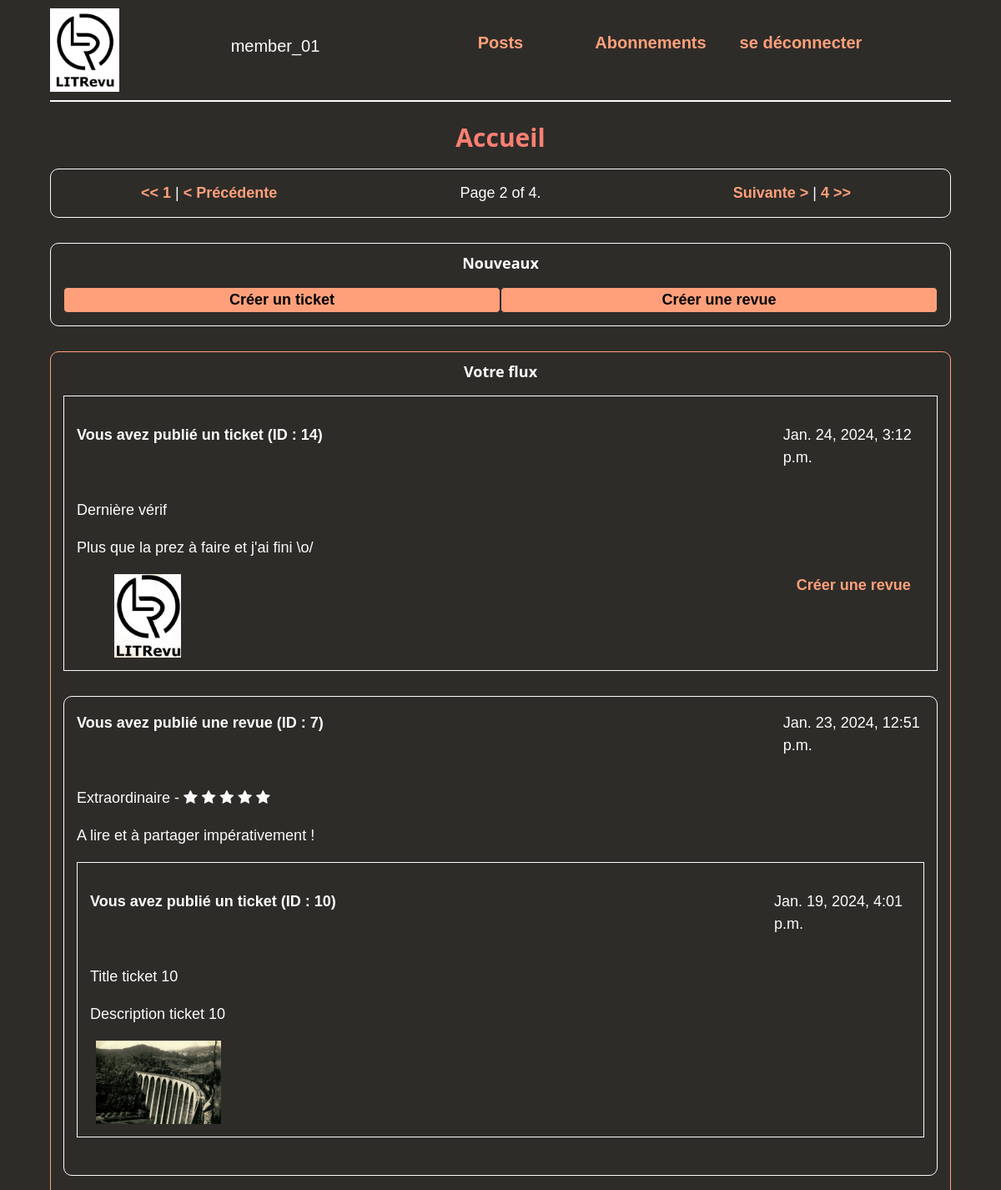
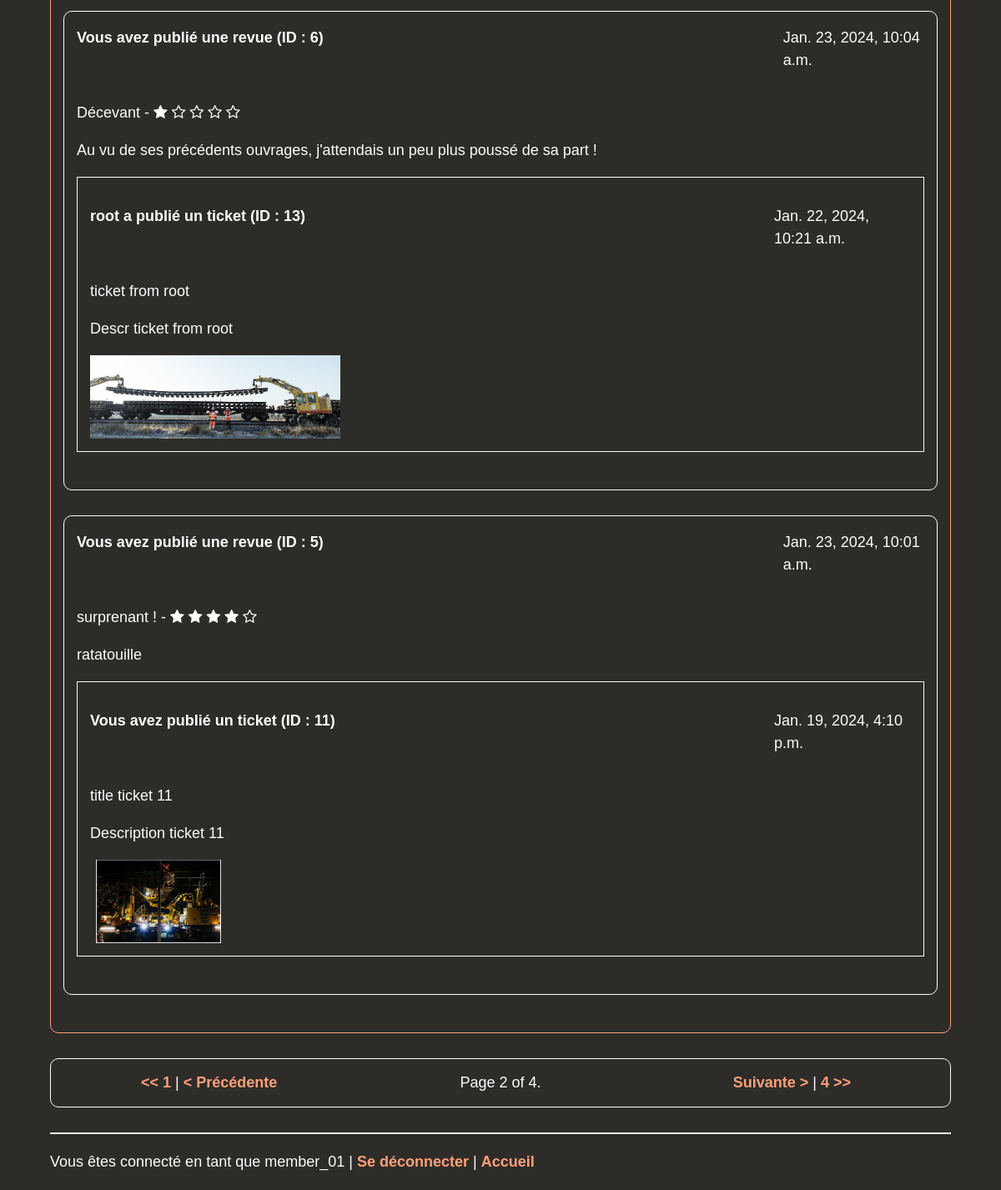
Screenshot of /home/?page=2 (signed in) with the database file from the repository (2 pictures, top to bottom).
### reviews/models.py (models this page shows)
class Ticket(models.Model):
    title = models.CharField(
        max_length=128,
    )
    description = models.TextField(
        max_length=2048,
    )
    user = models.ForeignKey(
        settings.AUTH_USER_MODEL,
        on_delete=models.CASCADE,
    )
    image = models.ImageField(
        null=True,
        blank=True,
    )
    time_created = models.DateTimeField(
        auto_now_add=True,
    )

class Review(models.Model):
    ticket = models.ForeignKey(
        Ticket,
        on_delete=models.CASCADE,
        blank=True,
    )
    rating = models.PositiveSmallIntegerField(
        validators=[
            MinValueValidator(0),
            MaxValueValidator(5)
        ]
    )
    user = models.ForeignKey(
        settings.AUTH_USER_MODEL,
        on_delete=models.CASCADE,
    )
    headline = models.CharField(
        max_length=128,
    )
    body = models.TextField(
        max_length=8192,
        blank=True,
    )
    time_created = models.DateTimeField(
        auto_now_add=True,
    )

### reviews/views.py (the view)
# urls.py: 2. Add a URL to urlpatterns:  path('', views.home, name='home')
@login_required
def home(request):
    header = 'Accueil'
    user = request.user
    f_users = helpers.followed_users(user)
    """ The users' reviews and the reviews from his/her subscriptions'
        with the belonging tickets.
    """
    reviews = helpers.get_users_viewable_reviews(user)
    reviews = reviews.annotate(
        content_type=Value("REVIEW", CharField()))
    """ The users' tickets and the tickets from his/her subscriptions'
        with the belonging reviews, excluding the tickets already stored with a review.
    """
    tickets = helpers.get_users_viewable_tickets(user, reviews)
    tickets = tickets.annotate(content_type=Value("TICKET", CharField()))
    " combine and sort the two types of posts. "
    posts = sorted(
        chain(reviews, tickets),
        key=lambda post: post.time_created,
        reverse=True
    )
    " Pagination with 4 posts per page. "
    paginator = Paginator(posts, 4)
    page = request.GET.get("page")
    page_obj = paginator.get_page(page)
    return render(
        request, 'rev/home.html', context={
            'header': header,
            'user': user,
            'followed': f_users,
            'posts': posts,
            "page_obj": page_obj,
        }
    )

### reviews/utils/helpers.py (called while the page is built)
def followed_users(user):
    f_users = UserFollows.objects.filter(user=user)
    return f_users

def get_users_viewable_reviews(user):
    reviews = Review.objects.select_related("ticket").filter(
        Q(user__in=UserFollows.objects.filter(user=user)\
            .values("followed_user")) | Q(user=user)
    )
    return reviews

def get_users_viewable_tickets(user, reviews):
    tickets = Ticket.objects.filter(
        Q(user__in=UserFollows.objects.filter(user=user)\
        .values("followed_user")) | Q(user=user)
    ).exclude(id__in=reviews.values("ticket_id"))
    return tickets

### reviews/templates/rev/home.html (shortened to what this page needs)
{% extends 'base.html' %}
    {% block content %}
    {% include 'rev/includes/pagination.html' %}
    <section class="w3-row new_buttons">
        <h5 class="text_center bold">Nouveaux</h5>
        <div class="w3-col m6">
            <form action="../create_ticket" method="GET">
                <button type="submit">Créer un ticket</button>
            </form>
        </div>
        <div class="w3-col m6">
            <form action="../create_new_review" method="GET">
                <button type="submit">Créer une revue</button>
            </form>
        </div>
    </section>
    <div class="cadre">
        <h5 class="w3-center bold">Votre flux</h5>
        {% for post in page_obj %}
            {% if post.content_type == 'REVIEW' %}
                <div class="review">
                    <div class="w3-row">
                        <p class="bold w3-col m10">
                            {% if post.user == user %}
                            Vous avez
                            {% endif %}
                             publié une revue (ID : {{ post.id }})
                        </p>
                        <p class="w3-col m2">{{ post.time_created }} </p>
                    </div>
                    {% include 'rev/includes/review_snippet.html' %}
                    <div class="ticket">
                        <div class="w3-row">
                            <p class="bold w3-col m10">{% if post.ticket.user.username == user.username %}
                                    Vous avez
                                {% else %}
                                    {{ post.ticket.user.username }} a
                                {% endif %}
                                publié un ticket (ID : {{ post.ticket.id }})
                            </p>
                            <p class="w3-col m2">{{ post.ticket.time_created }} </p>
                        </div>
                        <p>{{ post.ticket.title }} </p>
                        <p>{{ post.ticket.description }} </p>
                        <div class="w3-row">
                            <div class="w3-col m2">
                                <img src="../../../reviews/images/{{ post.ticket.image }}"
                                    alt="Image ticket {{ t.ticket.id }}" height="100px">
                            </div>
                            <div class="w3-col m10">
                            </div>
                        </div>
                    </div>
                </div>
            {% elif post.content_type == 'TICKET' %}
                <div class="ticket">
                    <div class="w3-row">
                        <p class="bold w3-col m10">
                            {% if post.user == user %}
                            Vous avez
                            {% endif %}
                            publié un ticket (ID : {{ post.id }})
                        </p>
                        <p class="w3-col m2">{{ post.time_created }} </p>
                    </div>
                    <p>{{ post.title }} </p>
                    <p>{{ post.description }} </p>
                    <div class="w3-row">
                        <div class="w3-col m2">
                            <img src="../../../reviews/images/{{ post.image }}"
                                alt="Image ticket {{ post.id }}" height="100px">
                        </div>
                        <div class="w3-col m8">
                        </div>
                        <a class="w3-col m2 text_center" href="{% url 'create-review' ticket_id=post.id %}">
                            Créer une revue
                        </a>
                    </div>
                </div>
            {% endif %}
        {% endfor %}
    </div>
    {% include 'rev/includes/pagination.html' %}
{% endblock content %}

### reviews/templates/base.html (shortened to what this page needs)
{% load static %}
<!DOCTYPE html>
<html>
    <head>
        <link rel="stylesheet" href="{% static 'CSS/w3.css' %}" >
        <link rel="stylesheet" href="https://cdnjs.cloudflare.com/ajax/libs/font-awesome/4.7.0/css/font-awesome.min.css">
        <link rel="stylesheet" media="screen" viewport="screen" href="{% static 'CSS/styles.css' %}" rel="stylesheet">
    </head>
    <body>
        <div id="home" class="container div_">
            <div id="header">
                <div class="w3-row">
                    <a class="w3-col m2" title="Accueil" href="{% url 'home' %}">
                        <div id="logo">
                            <img src="../../../reviews/images/logo.png"
                                alt="Alt logo" height="100px">
                        </div>
                    </a>
                    <div id="menu" class="w3-col m9">
                        <div class="menu_no_link">
                            {%  if user.is_authenticated %}
                                {{ user.username }}
                            {%  endif %}
                        </div>
                        <div class="menu_link">
                            <a href="{% url 'activity' %}">
                                Posts
                            </a>
                            </div>
                        <div class="menu_link">
                            <a href="{% url 'abonnements' %}">
                                Abonnements
                            </a>
                        </div>
                        <div class="menu_link">
                            <a href="{% url 'logout' %}">
                                se déconnecter
                            </a>
                        </div>
                    </div>
                </div>
                <hr>
                <h2 class="text_center">{{ header }}</h2>
            </div>
            {% block content %}{% endblock content %}
            <hr>
            <div id="footer">
                <p>
                {%  if user.is_authenticated %}
                    Vous êtes connecté en tant que {{ request.user }} |
                    <a href="{% url 'logout' %}">Se déconnecter</a> | {% endif %} <a href="{% url 'home' %}">Accueil</a>
                </p>
            </div>
        </div>
    </body>
</html>

### reviews/templates/rev/includes/review_snippet.html
<p>{{ post.headline }} -
{% if post.rating == 0 %}
    <i class="fa fa-star-o"></i> <i class="fa fa-star-o"></i> <i class="fa fa-star-o"></i> <i class="fa fa-star-o"></i> <i class="fa fa-star-o"></i> </p>
{% elif post.rating == 1 %}
    <i class="fa fa-star"></i> <i class="fa fa-star-o"></i> <i class="fa fa-star-o"></i> <i class="fa fa-star-o"></i> <i class="fa fa-star-o"></i> </p>
{% elif post.rating == 2 %}
    <i class="fa fa-star"></i> <i class="fa fa-star"></i> <i class="fa fa-star-o"></i> <i class="fa fa-star-o"></i> <i class="fa fa-star-o"></i> </p>
{% elif post.rating == 3 %}
    <i class="fa fa-star"></i> <i class="fa fa-star"></i> <i class="fa fa-star"></i> <i class="fa fa-star-o"></i> <i class="fa fa-star-o"></i> </p>
{% elif post.rating == 4 %}
    <i class="fa fa-star"></i> <i class="fa fa-star"></i> <i class="fa fa-star"></i> <i class="fa fa-star"></i> <i class="fa fa-star-o"></i> </p>
{% elif post.rating == 5 %}
    <i class="fa fa-star"></i> <i class="fa fa-star"></i> <i class="fa fa-star"></i> <i class="fa fa-star"></i> <i class="fa fa-star"></i> </p>
{% endif %}
<p>{{ post.body }} </p>

### reviews/static/CSS/w3.css (style rules this page uses)
html { box-sizing:border-box }
*,*:before,*:after { box-sizing:inherit }
html { -ms-text-size-adjust:100%;-webkit-text-size-adjust:100% }
body { margin:0 }
article,aside,details,figcaption,figure,footer,header,main,menu,nav,section { display:block }
a { background-color:transparent }
img { border-style:none }
hr { box-sizing:content-box;height:0;overflow:visible }
button,input,select,textarea,optgroup { font:inherit;margin:0 }
button,input { overflow:visible }
button,select { text-transform:none }
button,[type=button],[type=reset],[type=submit] { -webkit-appearance:button }
html,body { font-family:Verdana,sans-serif;font-size:15px;line-height:1.5 }
html { overflow-x:hidden }
h2 { font-size:30px }
h5 { font-size:18px }
h1,h2,h3,h4,h5,h6 { font-family:"Segoe UI",Arial,sans-serif;font-weight:400;margin:10px 0 }
hr { border:0;border-top:1px solid #eee;margin:20px 0 }
img { vertical-align:middle }
a { color:inherit }
.w3-container:after,.w3-container:before,.w3-panel:after,.w3-panel:before,.w3-row:after,.w3-row:before,.w3-row-padding:after,.w3-row-padding:before, .w3-cell-row:before,.w3-cell-row:after,.w3-clear:after,.w3-clear:before,.w3-bar:before,.w3-bar:after { content:"";display:table;clear:both }
.w3-col,.w3-half,.w3-third,.w3-twothird,.w3-threequarter,.w3-quarter { float:left;width:100% }
@media (min-width:601px) { .w3-col.m2 { width:16.66666% } }
@media (min-width:601px) { .w3-col.m6,.w3-half { width:49.99999% } }
@media (min-width:601px) { .w3-col.m8,.w3-twothird { width:66.66666% } }
@media (min-width:601px) { .w3-col.m9,.w3-threequarter { width:74.99999% } }
@media (min-width:601px) { .w3-col.m10 { width:83.33333% } }
.w3-center { text-align:center!important }

### reviews/static/CSS/styles.css (style rules this page uses)
:root { --back_color: #2E2C29; --middle_grey_color: #95928f; --text_color: #FCFCFC; --deco_color: #ff4500; --button_color: #FFA07A; --button_hover: #fa8072; }
body { font-family: sans-serif; background-color: var(--back_color); color: var(--text_color); font-size: 18px; ; }
a { text-decoration: none; color: var(--button_color); text-shadow: var(--back_color); font-weight: bold; }
button { display: block; width: 100%; background-color: var(--button_color); border: var(--back_color) solid 1px; border-radius: 5px; font-weight: bold; }
h2 { font-weight: 600; color: var(--button_hover); }
hr { border-top: 2px solid var(--text_color); }
img { display: block; max-width: 300px; margin: 0 auto; }
#header div.w3-row { max-height: 100px; }
#logo { max-height: 150px; float: left; margin-top: 10px; }
#menu { display: flex; flex-wrap: nowrap; padding-top: 1rem; margin-right: 1rem; margin-top: 1rem; }
#menu > div { background-color: var(--button_color); color: var(--back_color); width: 200px; margin: 10px; text-align: center; line-height: 2rem; font-size: 20px; }
#menu > .menu_link { background-color: var(--back_color); width: 200px; margin: 10px; text-align: center; line-height: 1.5rem; font-size: 20px; }
#menu > .menu_no_link { background-color: var(--back_color); color: var(--text_color); border: none; margin-right: 100px; }
.bold { font-weight: bold; }
.cadre { border: var(--button_color) solid 1px; border-radius: 10px; padding: 1rem; padding-top: 0; margin-top: 1rem; margin-bottom: 2rem; }
.container { width: 90%; margin: 0 auto; margin-bottom: 20px; }
.text_center { text-align: center; }
.new_buttons, .review { border: var(--text_color) solid 1px; border-radius: 10px; padding: 1rem; padding-top: 0; margin-top: 1rem; margin-bottom: 2rem; }
.ticket { border: var(--text_color) solid 1px; padding: 1rem; margin-top: 1rem; margin-bottom: 2rem; }
.cadre h5, .new_buttons h5, .review h5 { margin-bottom: 1rem; ; }

### rows the page displays
Ticket: shows "Vous avez", id "14", time_created "Jan. 24, 2024, 3:12 p.m.", title "Dernière vérif", description "Plus que la prez à faire et j'ai fini \\o/", image (picture)
Review: shows "Vous avez", id "7", time_created "Jan. 23, 2024, 12:51 p.m.", headline "Extraordinaire", rating 5 (drawn), body "A lire et à partager impérativement !", ticket.id "10", ticket.time_created "Jan. 19, 2024, 4:01 p.m.", ticket "Title ticket 10", ticket.description "Description ticket 10", ticket.image (picture)
Review: shows "Vous avez", id "6", time_created "Jan. 23, 2024, 10:04 a.m.", headline "Décevant", rating 1 (drawn), body "Au vu de ses précédents ouvrages, j'attendais un peu plus poussé de sa part !", ticket.user.username "root", ticket.id "13", ticket.time_created "Jan. 22, 2024, 10:21 a.m.", ticket "ticket from root", ticket.description "Descr ticket from root", ticket.image (picture)
Review: shows "Vous avez", id "5", time_created "Jan. 23, 2024, 10:01 a.m.", headline "surprenant !", rating 4 (drawn), body "ratatouille", ticket.id "11", ticket.time_created "Jan. 19, 2024, 4:10 p.m.", ticket "title ticket 11", ticket.description "Description ticket 11", ticket.image (picture)

### other values shown
{{ user.username }} "member_01"
{{ header }} "Accueil"
{{ page_obj.number }} "2 2"
{{ page_obj.paginator.num_pages }} "4 4"
{{ request.user }} "member_01"
